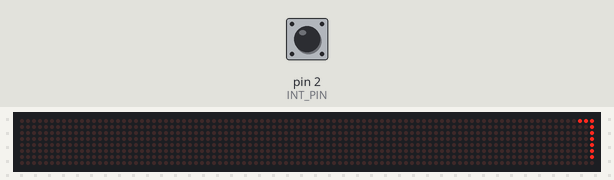
This sketch was run on a simulated Arduino Uno, built with avr-gcc and run on an emulated ATmega328P. Parts: 96×8 LED matrix. The test bench sets the inputs (shaded band); at power-on: pin 2 (INT_PIN) HIGH.

Above: at 0.16 s.
At 1.26 s:
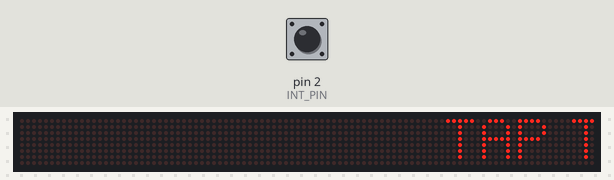
1.3 s: pin 2 (INT_PIN) pulled LOW for 0.15 s
At 14.2 s:
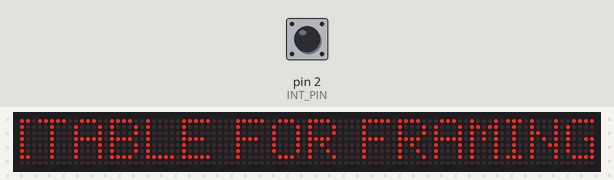

The sketch:

parola_secret_word.ino
```cpp
#include <MD_Parola.h>
#include <MD_MAX72xx.h>
#include <SPI.h>

#define HARDWARE_TYPE MD_MAX72XX::FC16_HW //May need to be FC16_HW
//could be MD_MAX72XX::ICSTATION_HW
#define MAX_DEVICES 12
#define CLK_PIN   13
#define DATA_PIN  11
#define CS_PIN    10

#define INT_PIN 2

bool secret_word_display = false;

MD_Parola P = MD_Parola(HARDWARE_TYPE, CS_PIN, MAX_DEVICES);

uint8_t scrollSpeed = 50;    // default frame delay value
textEffect_t scrollEffect = PA_SCROLL_LEFT;
textPosition_t scrollAlign = PA_LEFT;
uint16_t scrollPause = 2000; // in milliseconds

const char* secret_word = "MAKE";

char Message[300] = {"TAP THE OAK LEAF * FIND OUT WHAT'S COMING TO THE WUNDERKAMMER"};

void setup()
{
  Serial.begin(57600);
  pinMode(INT_PIN, INPUT_PULLUP);
  attachInterrupt(digitalPinToInterrupt(INT_PIN),display_secret_word, FALLING);
  P.begin();
  P.displayText(Message, scrollAlign, scrollSpeed, scrollPause, scrollEffect, scrollEffect);
}

void loop()
{
  if(secret_word_display){
    P.displayClear();
    //P.print("Innovation");
    //delay(5000);
    P.displayText("COMING SOON: INSTANT ART, SUITABLE FOR FRAMING", PA_LEFT, 50, 5000, PA_SCROLL_LEFT, PA_SCROLL_LEFT);
    while(!P.displayAnimate()){
      if(P.displayAnimate()){
        break;
      }
      //P.displayReset();
    }
    P.displayClear();
    P.displayText(Message, scrollAlign, scrollSpeed, scrollPause, scrollEffect, scrollEffect);
    secret_word_display = false;
  }
  else{
  if (P.displayAnimate())
  {
    P.displayReset();
  }
  }
}

void display_secret_word(){
  secret_word_display = true;
}
```

Measured:
- after the input at 1.3 s, the display: first changes at once (image 2 shows a later state)
